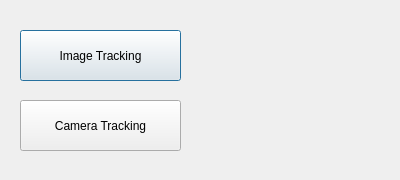
<?xml version="1.0" encoding="UTF-8"?>
<ui version="4.0">
 <class>HomeMenu</class>
 <widget class="QDialog" name="HomeMenu">
  <property name="geometry">
   <rect>
    <x>0</x>
    <y>0</y>
    <width>400</width>
    <height>180</height>
   </rect>
  </property>
  <property name="minimumSize">
   <size>
    <width>400</width>
    <height>180</height>
   </size>
  </property>
  <property name="maximumSize">
   <size>
    <width>400</width>
    <height>180</height>
   </size>
  </property>
  <property name="windowTitle">
   <string>Tracker</string>
  </property>
  <widget class="QPushButton" name="pushButton">
   <property name="geometry">
    <rect>
     <x>20</x>
     <y>30</y>
     <width>161</width>
     <height>51</height>
    </rect>
   </property>
   <property name="text">
    <string>Image Tracking</string>
   </property>
  </widget>
  <widget class="QPushButton" name="pushButton_2">
   <property name="geometry">
    <rect>
     <x>20</x>
     <y>100</y>
     <width>161</width>
     <height>51</height>
    </rect>
   </property>
   <property name="text">
    <string>Camera Tracking</string>
   </property>
  </widget>
 </widget>
 <resources/>
 <connections/>
</ui>
